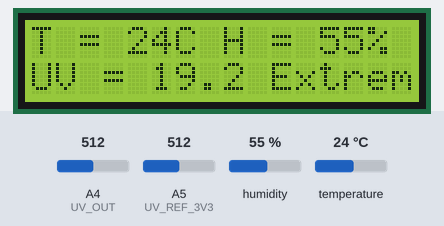
The sketch below on a simulated Arduino Uno, built with avr-gcc and run on an emulated ATmega328P. On the bench: 16×2 character LCD. The inputs (shaded band) are chosen by the test bench; at power-on: temperature 24 °C, A4 (UV_OUT) = 512, A5 (UV_REF_3V3) = 512, humidity 55 %.

Above: at 1.2 s.
1.3 s: temperature set to 2 °C
At 3.6 s:
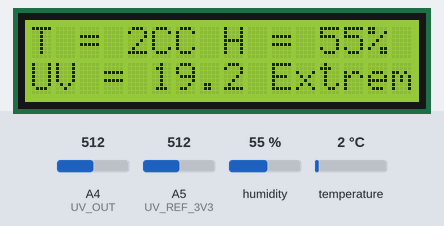
4.6 s: A4 (UV_OUT) set to 375
At 4.9 s:
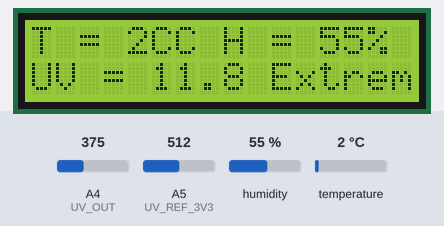
6.7 s: A4 (UV_OUT) set to 352
At 8.4 s:
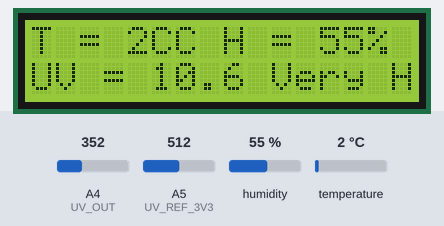
9.1 s: A5 (UV_REF_3V3) set to 523
At 10.6 s:
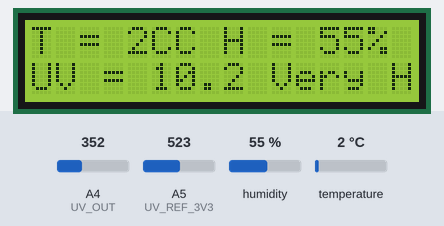
11.2 s: A5 (UV_REF_3V3) set to 538
At 12.9 s:
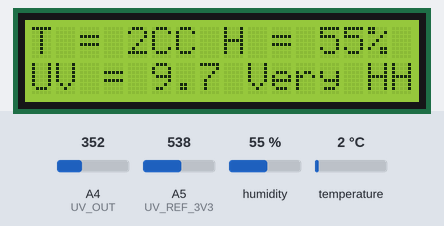
13.7 s: temperature set to 12 °C
At 16.4 s:
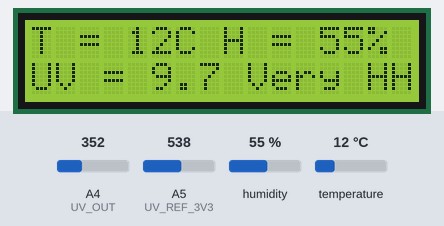
Timing chart, 0 to 17.7 s (numbered marks = the images above; inputs shaded):
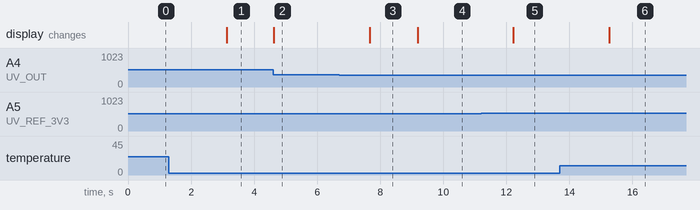

Measured:
- the behaviour switches between 360 and 359 on A4 (UV_OUT) (found by bisection; images 2 and 3)
- the behaviour switches between 529 and 530 on A5 (UV_REF_3V3) (found by bisection; images 4 and 5)
- after the input at 1.3 s, the display: changes after 1.8 s (image 1)
- after the input at 4.6 s, the display: changes at once (image 2)
- after the input at 6.7 s, the display: changes after 0.96 s (image 3)
- after the input at 9.1 s, the display: changes after 0.09 s (image 4)
- after the input at 11.2 s, the display: changes after 1.0 s (image 5)
- after the input at 13.7 s, the display: changes after 1.6 s (image 6)

The sketch:

lcd_temperature_UV_display.ino
```cpp
#include <DHT.h>
#include <LiquidCrystal.h>

const int rs = 13, en = 12, d4 = 11, d5 = 10, d6 = 9, d7 = 8;
LiquidCrystal lcd(rs, en, d4, d5, d6, d7);

#define DHT_PIN A0
#define DHT_TYPE DHT11
DHT dht(DHT_PIN, DHT_TYPE);

int UV_OUT = A4; //Output from the sensor
int UV_REF_3V3 = A5; //3.3V power on the Arduino board
int averageAnalogRead(int pinToRead);
float mapfloat(float x, float in_min, float in_max, float out_min, float out_max);

void setup() {
	/* Serial to debug */
	/*Serial.begin(9600);*/
	/* UV sensor setup */
	pinMode(UV_OUT, INPUT);
	pinMode(UV_REF_3V3, INPUT);
	/* LCD sensor setup */
	lcd.begin(16, 2);
	lcd.noCursor();
}

void loop() {
	/* DTH11 measurement */
	float humity = dht.readHumidity();
	float temperature = dht.readTemperature();

	/* UV measurement */
	int uvLevel = analogRead(UV_OUT);
	int refLevel = analogRead(UV_REF_3V3);
	float outputVoltage = 3.3 / refLevel * uvLevel; /* Use the 3.3V power pin as a reference to get a very accurate output value from sensor */
	float uvIntensity = mapfloat(outputVoltage, 1, 2.8, 0.0, 15.0); /* Convert the voltage to a UV intensity level */
	if(uvIntensity<0) uvIntensity = 0.0;
	/* display */
	/* Temperature */
	lcd.setCursor(0, 0);
	lcd.print("T = "); lcd.print((int)temperature, 10); lcd.print("C");
	/* Humity */
	lcd.setCursor(8, 0);
	lcd.print("H = "); lcd.print((int)humity, 10); lcd.print("%");
	/* UV */
	lcd.setCursor(0, 1);
	lcd.print("UV = "); lcd.print(uvIntensity, 1); lcd.print(" ");
	if(uvIntensity < 0) lcd.print("ERR");
		else if(uvIntensity<3)  lcd.print("Low");
		else if(uvIntensity<6)  lcd.print("Med");
		else if(uvIntensity<8)  lcd.print("High");
		else if(uvIntensity<11) lcd.print("Very H");
		else if(uvIntensity>11) lcd.print("Extreme");

	/* Debug display */
	/*Serial.print("uvLevel: ");*/
	/*Serial.print(uvLevel);*/
	/*Serial.print("\n");*/
	/*Serial.print("refLevel: ");*/
	/*Serial.print(refLevel);*/
	/*Serial.print("\n");*/
	/*Serial.print("outputVoltage: ");*/
	/*Serial.print(outputVoltage);*/
	/*Serial.print("\n");*/
	/*Serial.print("uvIntensity: ");*/
	/*Serial.print(uvIntensity);*/
	/*Serial.print("\n");*/
	/*Serial.print("\n");*/

	delay(1500);
}

int averageAnalogRead(int pinToRead)
{
	byte numberOfReadings = 8;
	unsigned int runningValue = 0;
	for(int x = 0 ; x < numberOfReadings ; x++)
		runningValue += analogRead(pinToRead);
	runningValue /= numberOfReadings;
	return runningValue;
}

float mapfloat(float x, float in_min, float in_max, float out_min, float out_max)
{
	return ((x - in_min) / (in_max - in_min)) * (out_max - out_min) + out_min;
}
```
